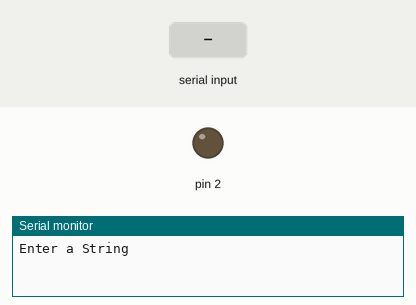
Bench run of a sketch on a simulated Arduino Uno, built with avr-gcc and run on an emulated ATmega328P. Parts: output pins drawn as LEDs (lit = HIGH), the last lines printed to the serial monitor. The inputs (shaded band) are chosen by the test bench.

Above: at 1.2 s.
1.3 s: "on" received over Serial
At 3.5 s:
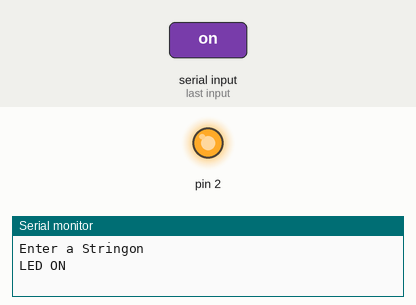
3.8 s: "off" received over Serial
At 5.4 s:
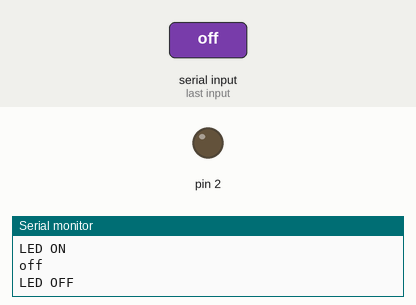
Timing chart, 0 to 6.9 s (numbered marks = the images above; inputs shaded):
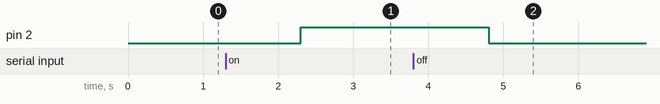

The sketch:

Serial_Input_-_single_LED.ino
```cpp
// Code by Aadhitya G

void setup() {
  pinMode(2, OUTPUT);
  digitalWrite(2, LOW);
  Serial.begin(9600);
  Serial.print("Enter a String");
}

void loop() {
  if (Serial.available()) {     //wait for data available
  String x = Serial.readString();  //read until timeout
  Serial.println(x);
    if (x == "on") {
    digitalWrite(2, HIGH);
    Serial.println("LED ON");
  } else if (x == "off") {
    digitalWrite(2, LOW);
    Serial.println("LED OFF");
  }
  }
}
```

Measured:
- after the input at 1.3 s, pin 2: LOW → HIGH after 1.0 s
- after the input at 3.8 s, pin 2: HIGH → LOW after 1.0 s
